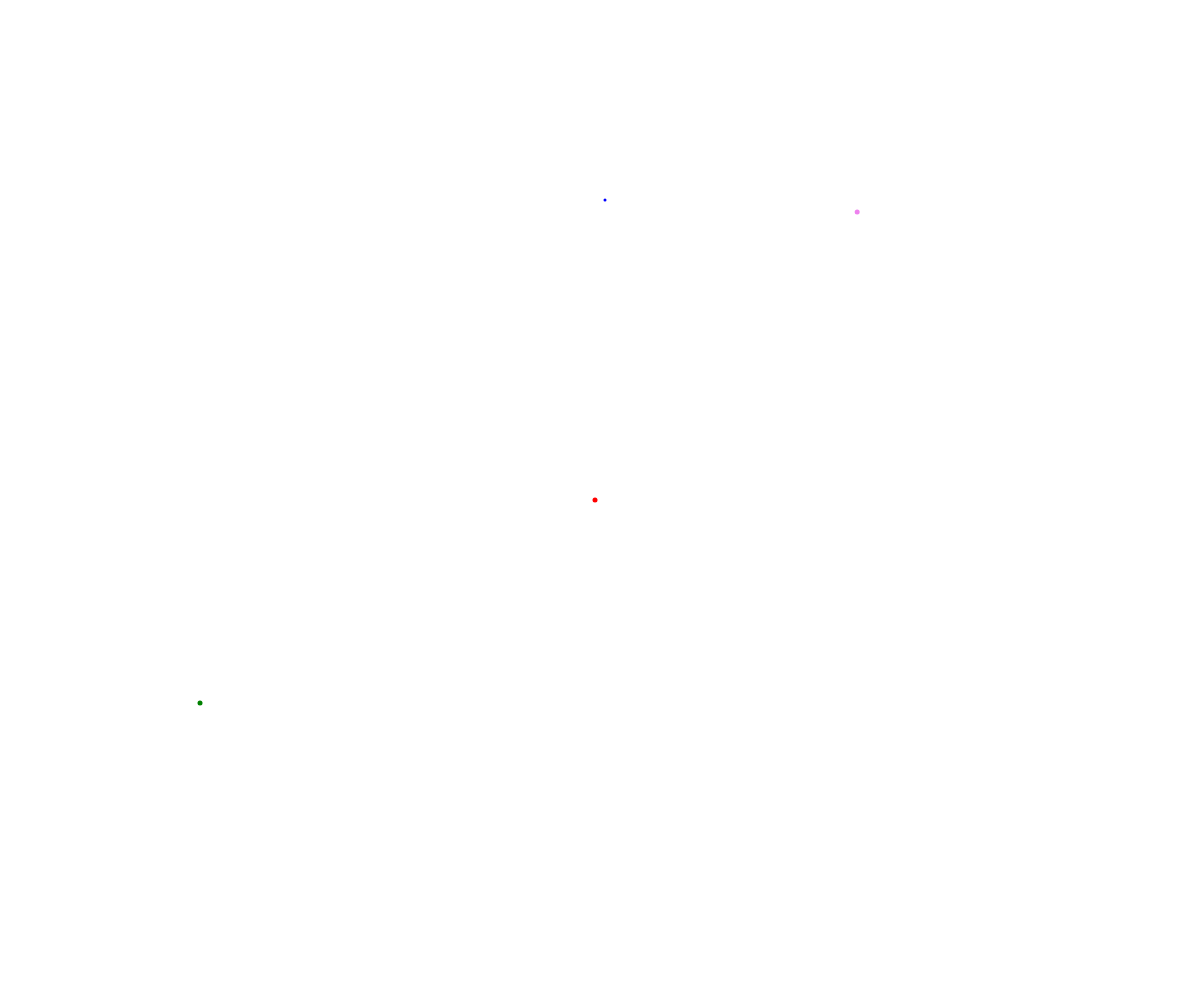
Frame 1 (no input)
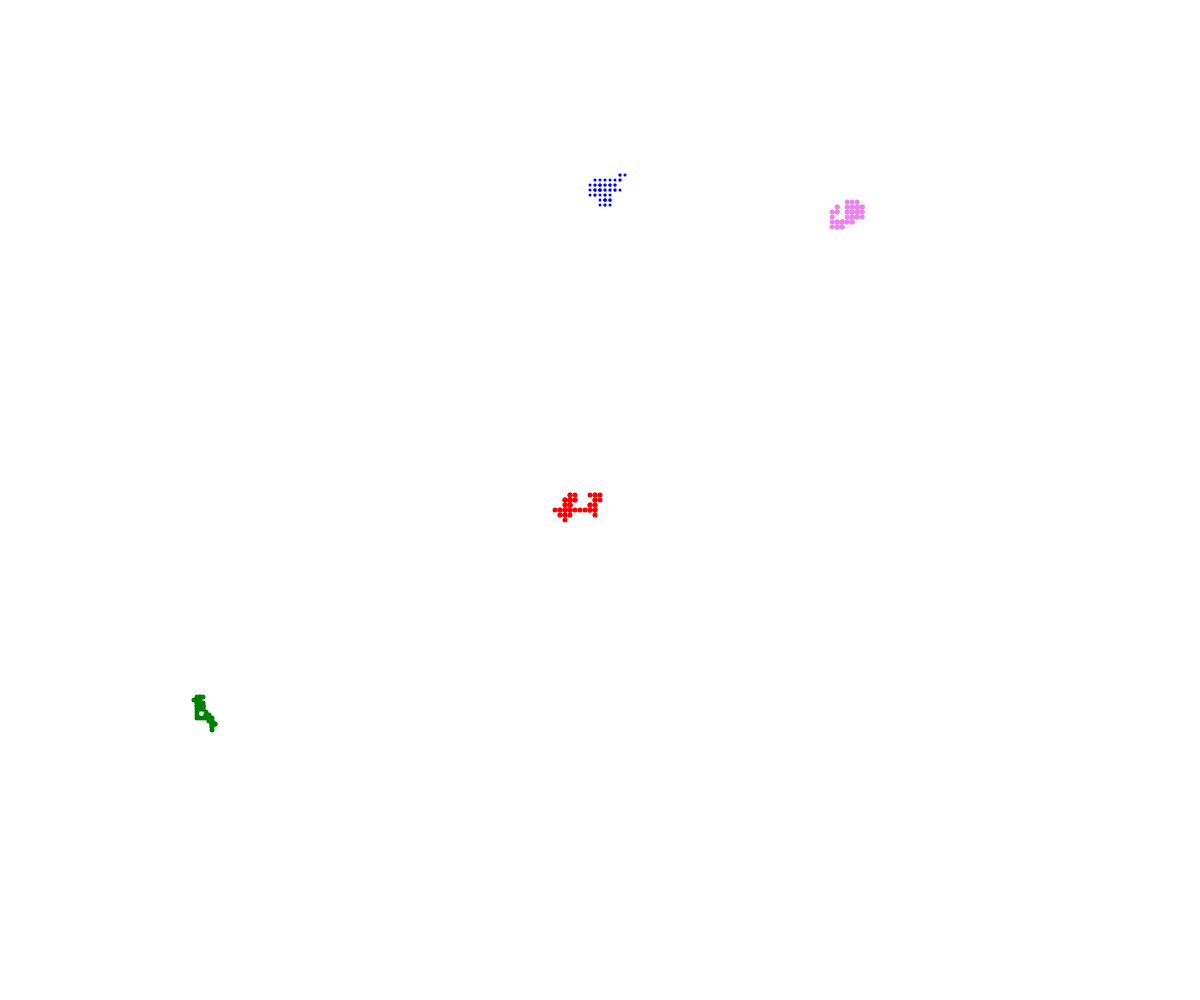
Frame 60 (no input)
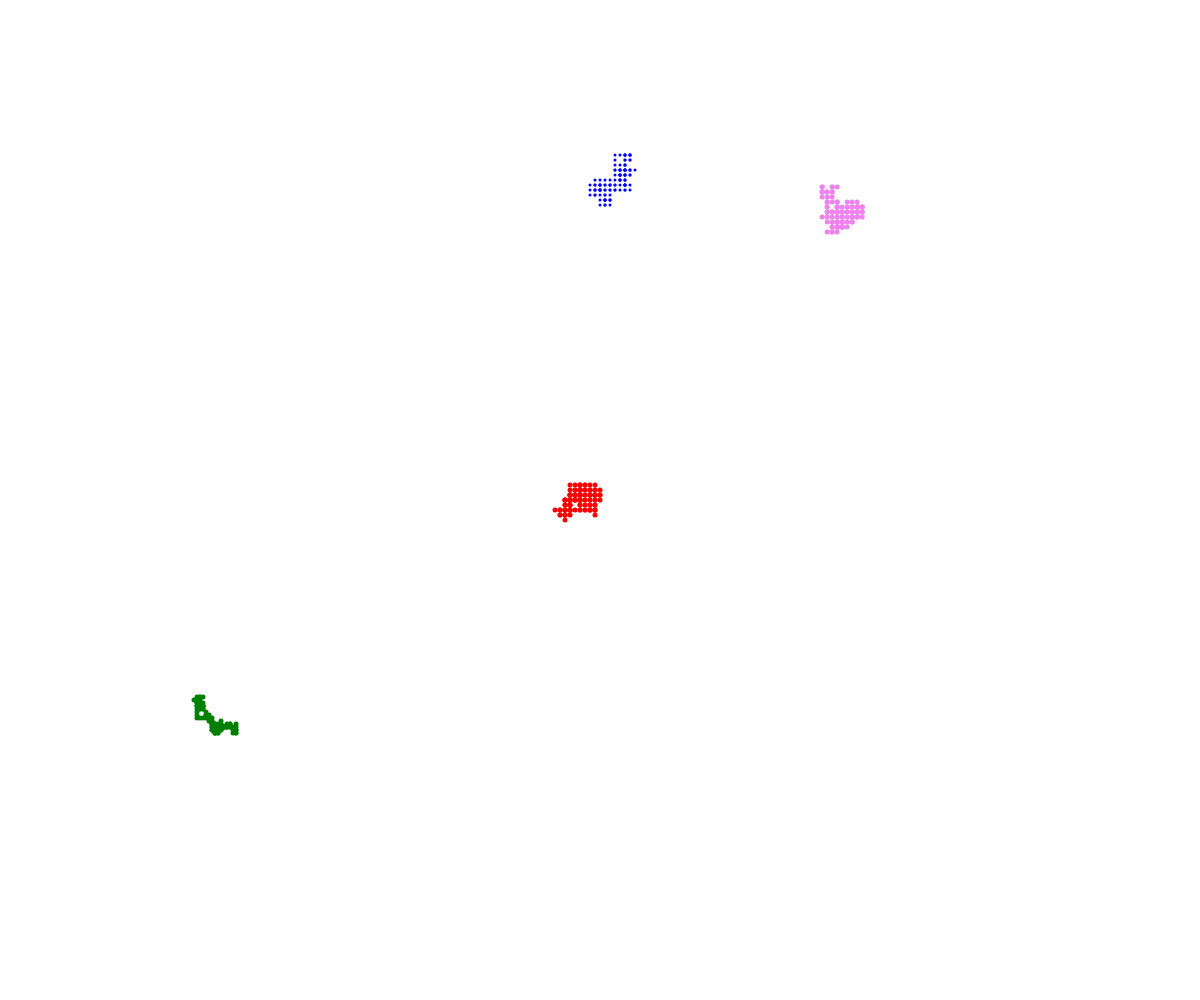
Frame 120 (the mouse pressed at the canvas centre since frame 60)

The p5.js sketch that drew these frames (run headless with seeded random() and noise() and a simulated clock; from frame 60 on, the mouse is pressed at the canvas centre):

// p5.js sketch
// ── sketch.js
// Walker OOP Demo

class Walker {
  constructor(x, y) {
    this.x = x;
    this.y = y;
    this.color = "red";
    this.speed = 5;
    this.size = 5;

  }

  move() {
    let choice = random(100);
    if (choice < 25) {
      //up
      this.y -= this.speed;
    }
    else if (choice < 50) {
      //down
      this.y += this.speed;
    }
    else if (choice < 75) {
      //left
      this.x -= this.speed;
    }
    else {
      //right
      this.x += this.speed;
    }
  }

  display() {
    noStroke();
    fill(this.color);
    circle(this.x, this.y, this.size);
  }
}

let glen;
let john;
let tera_lynn;
let webster;

function setup() {
  createCanvas(windowWidth, windowHeight);
  glen = new Walker(width/2, height/2);

  john = new Walker(random(width), random(height));
  john.color = "violet";

  tera_lynn = new Walker(600, 200);
  tera_lynn.color = "blue";
  tera_lynn.size = 3;

  webster = new Walker(200, 700);
  webster.color = "green";
  webster.speed = 3;
}

function draw() {
  // background(220);
  glen.move();
  john.move();
  tera_lynn.move();
  webster.move();

  glen.display();
  john.display();
  tera_lynn.display();
  webster.display();
}
